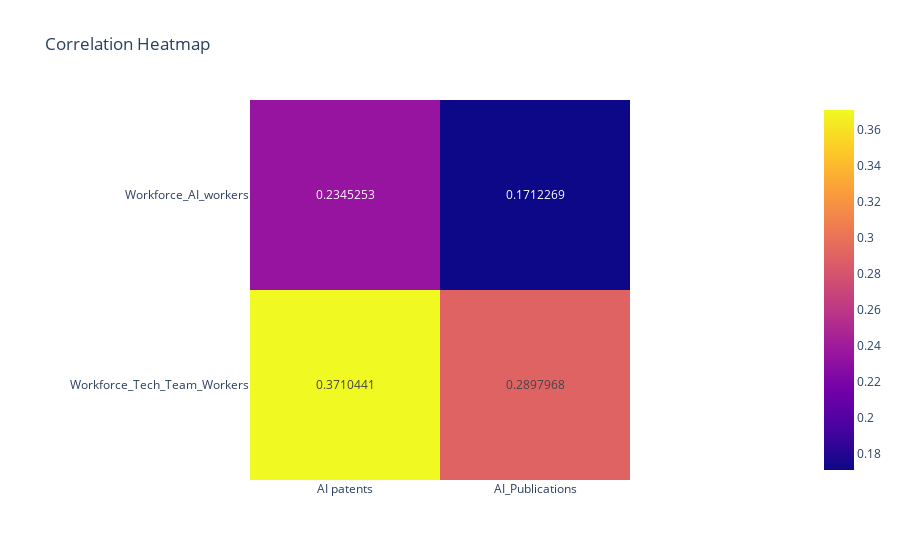

Write notebook code for a chart like this one.
### Code cell
# Correlation Heatmap

fig = px.imshow(corr_matrix.iloc[2:].iloc[:,:2], text_auto=True, title="Correlation Heatmap")

fig.show()

### Figure 1 — Plotly figure (JSON) as saved in the notebook; plotly's stock layout.template omitted (floating-point values rounded to 4 significant figures)
{"data": [{"coloraxis": "coloraxis", "hovertemplate": "x: %{x}<br>y: %{y}<br>color: %{z}<extra></extra>", "name": "0", "texttemplate": "%{z}", "type": "heatmap", "x": ["AI patents", "AI_Publications"], "xaxis": "x", "y": ["Workforce_AI_workers", "Workforce_Tech_Team_Workers"], "yaxis": "y", "z": [[0.2345, 0.1712], [0.371, 0.2898]]}], "layout": {"coloraxis": {"colorscale": [[0, "#0d0887"], [0.1111, "#46039f"], [0.2222, "#7201a8"], [0.3333, "#9c179e"], [0.4444, "#bd3786"], [0.5556, "#d8576b"], [0.6667, "#ed7953"], [0.7778, "#fb9f3a"], [0.8889, "#fdca26"], [1, "#f0f921"]]}, "title": {"text": "Correlation Heatmap"}, "xaxis": {"anchor": "y", "constrain": "domain", "domain": [0, 1], "scaleanchor": "y"}, "yaxis": {"anchor": "x", "autorange": "reversed", "constrain": "domain", "domain": [0, 1]}}}
